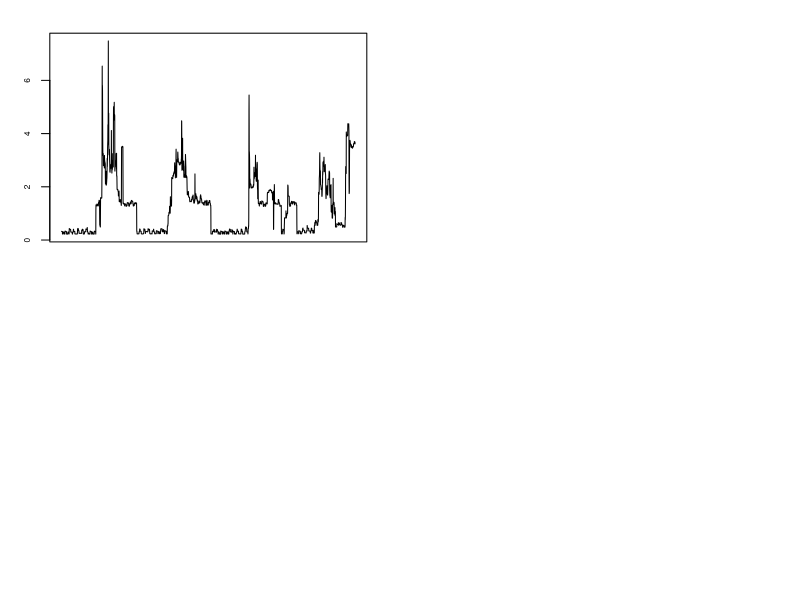

The R script that drew this image: (Note: this script raises an error after producing the figure.)
energy <- read.csv("newData.txt")

#data for the first plot
x1 <- energy$timetemp
y1 <- energy$Global_active_power

#data for the second plot
y2 <- energy$Voltage

#data for the third plot
y3a <- energy$Sub_metering_1
y3b <- energy$Sub_metering_2
y3c <- energy$Sub_metering_3

#data for the 4th plot
y4 <- energy$Global_reactive_power

#start plotting...
#first, set up the plottig panel
par(mfrow = c(2, 2))  #a 2 x 2 panel

par(mar=c(3.5,3,2,2))

with(energy, {
  #first plot
  plot(y1, xaxt='n', ylab="Global Active Power",
       cex.axis=0.6, xlab='', cex.lab=0.6, type="l")
  #label x axis 
  axis(side=1,cex.axis=0.6, at=c(x[1], x[1440], x[2881]), label=c("Thu", "Fri", "Sat"))
  
  #second plot
  plot(y2, xaxt='n', ylab="Voltage",
       cex.axis=0.6, xlab='datetime', cex.lab=0.6, type="l")
  axis(side=1,cex.axis=0.6, at=c(x[1], x[1440], x[2881]), label=c("Thu", "Fri", "Sat"))
  
  #third plot
  plot(y3a, xaxt='n', ylab="Voltage",
       cex.axis=0.6, xlab='', cex.lab=0.6, type="l")
  with(energy, lines(y3b, col="red"))
  with(energy, lines(y3c, col="blue"))
  legend("topright", col = c("black", "red", "blue"), 
         legend = c("Sub_metering_1", "Sub_metering_2", "Sub_metering_3"), 
         lwd = 2, cex = 0.3)
  axis(side=1,cex.axis=0.6, at=c(x[1], x[1440], x[2881]), label=c("Thu", "Fri", "Sat"))
  
  #fourth plot
  plot(y4, xaxt='n', ylab="Global_reactive_power",
       cex.axis=0.6, xlab='datetime', cex.lab=0.6, type="l")
  axis(side=1,cex.axis=0.6, at=c(x[1], x[1440], x[2881]), label=c("Thu", "Fri", "Sat"))
  
})

#save plot to plot4.png
dev.copy(png,filename="plot4.png", width = 480, height = 480, units = "px");
dev.off()